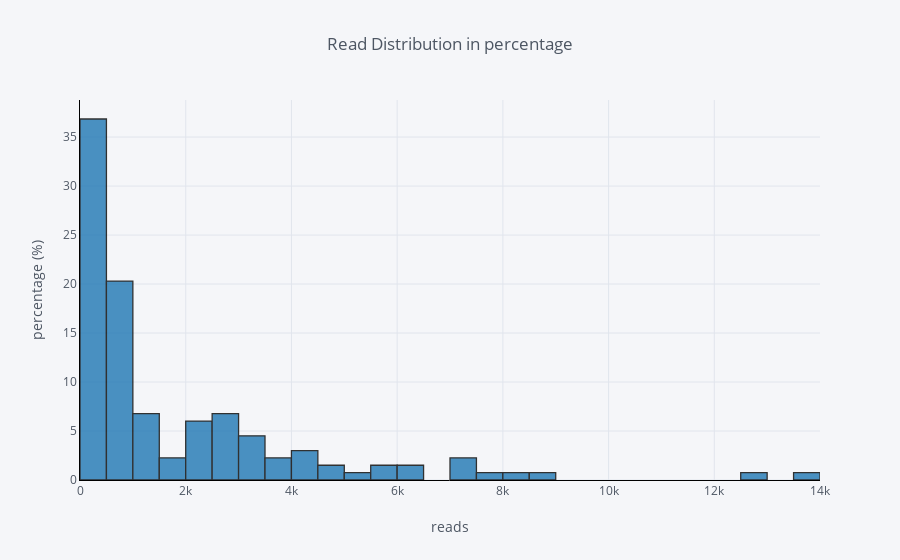

The cell this chart's notebook holds for it:
### Code cell
#Percentge Histogram
df['claps'].iplot(
    kind='hist',
    bins=30,
    xTitle='reads',
    linecolor='black',
    histnorm='percent',
    yTitle='percentage (%)',
    title='Read Distribution in percentage')

### Figure 1 — Plotly figure (JSON) as saved in the notebook; plotly's stock layout.template omitted (floating-point values rounded to 4 significant figures; data arrays with more than 128 entries replaced by an {"elided": "..."} marker saying what was removed)
{"data": [{"histfunc": "count", "histnorm": "percent", "marker": {"color": "rgba(31, 119, 180, 1.0)", "line": {"color": "#000000", "width": 1.3}}, "name": "claps", "nbinsx": 30, "opacity": 0.8, "orientation": "v", "type": "histogram", "uid": "df164d88-47d0-40a7-bec1-ab6071432ecb", "x": {"elided": "133 int values"}}], "layout": {"barmode": "overlay", "legend": {"bgcolor": "#F5F6F9", "font": {"color": "#4D5663"}}, "paper_bgcolor": "#F5F6F9", "plot_bgcolor": "#F5F6F9", "title": {"font": {"color": "#4D5663"}, "text": "Read Distribution in percentage"}, "xaxis": {"gridcolor": "#E1E5ED", "linecolor": "black", "showgrid": true, "tickfont": {"color": "#4D5663"}, "title": {"font": {"color": "#4D5663"}, "text": "reads"}, "zerolinecolor": "#E1E5ED"}, "yaxis": {"gridcolor": "#E1E5ED", "linecolor": "black", "showgrid": true, "tickfont": {"color": "#4D5663"}, "title": {"font": {"color": "#4D5663"}, "text": "percentage (%)"}, "zerolinecolor": "#E1E5ED"}}}
